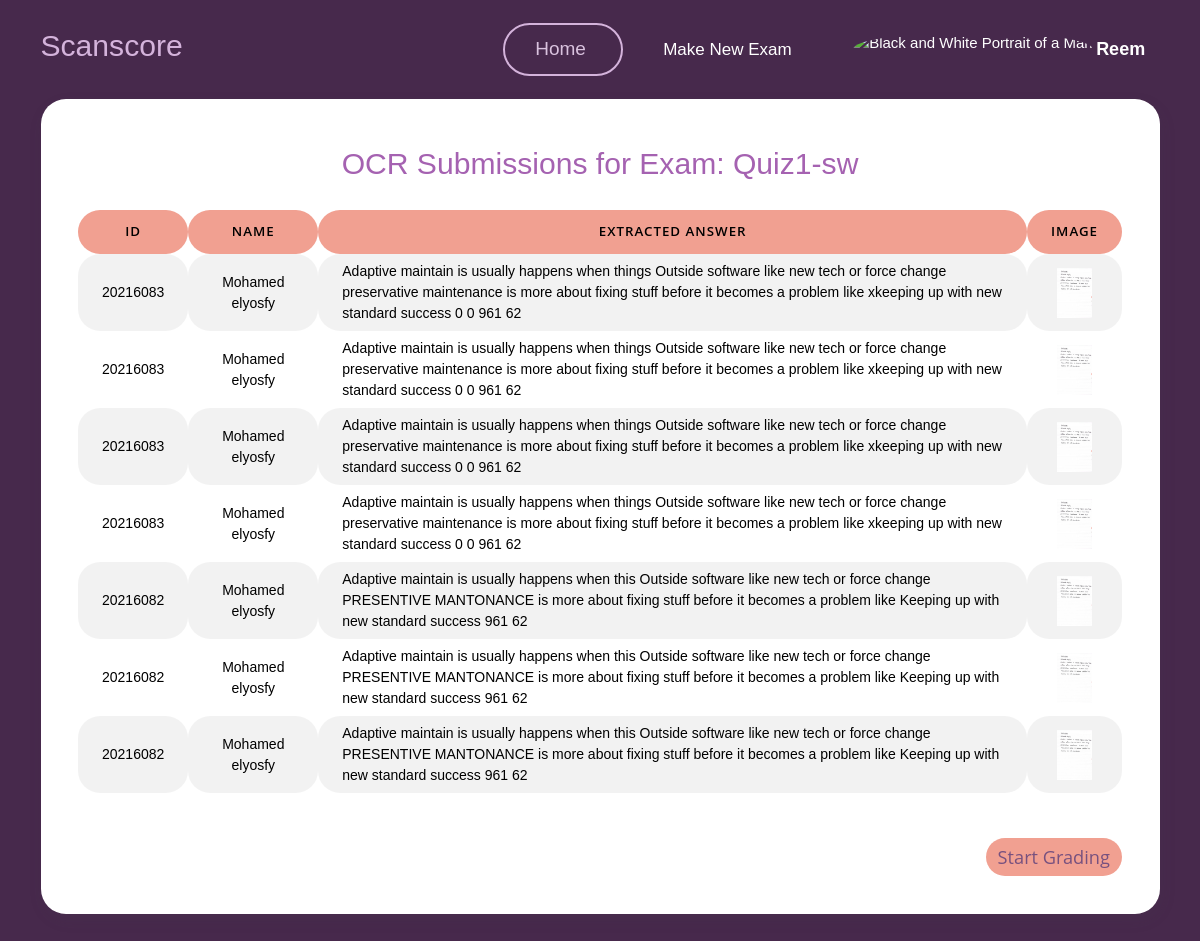
The app's page /teacher/exam/23/view_submissions_ocr/ (signed in) with its own data.
### myapp/models.py (models this page shows)
class User(AbstractUser):
    userType = models.CharField(max_length=10, choices=[('teacher', 'Teacher'), ('student', 'Student')])

class Exam(models.Model):
    name = models.CharField(max_length=100)
    teacher = models.ForeignKey(User, on_delete=models.CASCADE)
    question= models.TextField(max_length=10000)
    model_answer = models.TextField(max_length=10000)
    keywordsList = models.TextField(max_length=10000,null=True,blank=True)
    is_active = models.BooleanField(default=False)
    time_created = models.DateTimeField(auto_now_add=True)
    time_updated = models.DateTimeField(auto_now=True)
    ocr_graded = models.BooleanField(default=False)

class ExamSubmissionOCR(models.Model):
    exam = models.ForeignKey(Exam, on_delete=models.CASCADE, related_name='ocr_submissions')
    teacher = models.ForeignKey(User, on_delete=models.CASCADE, related_name='ocr_submissions')
    student_id = models.CharField(max_length=20)
    student_name= models.CharField(max_length=100,default='Anonymous')
    image = models.ImageField(upload_to='ocr_images/')
    extracted_text = models.TextField(blank=True, null=True)
    score = models.DecimalField(max_digits=8, decimal_places=3,default=0.000)
    is_graded = models.BooleanField(default=False)
    time_created = models.DateTimeField(auto_now_add=True)

### myapp/views.py (the view)
# urls.py: path('teacher/exam/<int:exam_id>/view_submissions_ocr/', views.view_submissions_ocr, name='view_submissions_ocr'),
@login_required
def view_submissions_ocr(request, exam_id):
    exam = get_object_or_404(Exam, pk=exam_id)
    submissions = ExamSubmissionOCR.objects.filter(exam=exam)
    return render(request, 'myapp/teacher/view_submissions_ocr.html', {
        'exam': exam,
        'submissions': submissions
    })

### templates/myapp/teacher/view_submissions_ocr.html (shortened to what this page needs)
{% load static %}
<!DOCTYPE html>
<html lang="en">
<head>
    <link href="{% static 'vendor/datatables/dataTables.bootstrap4.min.css' %}" rel="stylesheet">
    <link href="{% static 'vendor/aos/aos.css' %}" rel="stylesheet">
    <link href="{% static 'vendor/bootstrap/css/bootstrap.min.css' %}" rel="stylesheet">
    <link href="{% static 'vendor/bootstrap-icons/bootstrap-icons.css' %}" rel="stylesheet">
    <link href="{% static 'vendor/boxicons/css/boxicons.min.css' %}" rel="stylesheet">
    <link href="{% static 'vendor/glightbox/css/glightbox.min.css' %}" rel="stylesheet">
    <link href="{% static 'vendor/remixicon/remixicon.css' %}" rel="stylesheet">
    <link href="{% static 'vendor/swiper/swiper-bundle.min.css' %}" rel="stylesheet">
    <link href="{% static 'css/style1.css' %}" rel="stylesheet">
    <link href="{% static 'css/main.css' %}" rel="stylesheet">
    <link rel="stylesheet" href="{% static 'assets/css/bootstrap.min.css' %}" />
    <link rel="stylesheet" href="{% static 'assets/css/plugins.min.css' %}" />
    <link rel="stylesheet" href="{% static 'assets/css/kaiadmin.min.css' %}" />
    <link href="{% static 'css/main.css' %}" rel="stylesheet">
</head>
<body style="background: #47294c;">
    <header id="header">
        <div class="container align-items-center justify-content-between">
            <h1 class="me-auto"><a href="{% url 'teacher_dashboard' %}" style="color: #d4b3db;">Scanscore</a></h1>
            <nav id="navbar" class="navbar order-last order-lg-0">
                <ul>
                    <li><a class="nav-link scrollto active Ac" href="{% url 'teacher_dashboard' %}" id="home">Home</a></li>
                    <li><a class="nav-link scrollto" href="{% url 'create_exam' %}" id="makenew">Make New Exam</a></li>
                    <li class="dropdown">
                        <a href="#">
                            <img src="{% static 'img/unknown_user.jpg' %}"
                                class="rounded-circle" height="35" alt="Black and White Portrait of a Man"
                                loading="lazy" />
                            <strong class="d-none d-sm-block ms-1" id="username">{{ user.first_name }}</strong><i
                                class="bi bi-chevron-down"></i>
                        </a>
                    </li>
                </ul>
            </nav>
        </div>
    </header>
        <div class="container">
            <div class="justify-content-center" data-aos="fade-up" data-aos-delay="200">
                <div class="card text-black">
                    <h1 style="text-align: center;margin-top: 2%;color:#a562b1;">OCR Submissions for Exam: {{ exam.name }}</h1>
                    <div class="card-body">
                        <div class="table-responsive">
                            <table id="basic-datatables" class="display table table-striped table-hover" style="border-radius: 22px !important; text-align: center;">
                                <thead>
                                    <tr>
                                        <th style="background-color: #f1a091 !important;border-radius: 22px !important;">ID</th>
                                        <th style="background-color: #f1a091 !important;border-radius: 22px !important;">Name</th>
                                        <th style="background-color: #f1a091 !important;border-radius: 22px !important;">Extracted Answer</th>
                                        <th style="background-color: #f1a091 !important;border-radius: 22px !important;">Image</th>
                                    </tr>
                                </thead>
                                <tbody>
                                    {% for submission in submissions %}
                                    <tr>
                                        <td class="Border">{{ submission.student_id }}</td>
                                        <td class="Border">{{ submission.student_name }}</td>
                                        <td class="Border" style="text-align: left;">{{ submission.extracted_text }}</td>
                                        <td class="Border">
                                            <img src="{{ submission.image.url }}" alt="Student Submission"
                                                style="cursor: pointer; max-width: 200px; max-height: 50px;"
                                                onclick="showModal('{{ submission.image.url }}')">
                                        </td class="Border">
                                    </tr>
                                    {% endfor %}
                                </tbody>
                            </table>
                        </div>
                        <div style="margin-top: 3%; text-align: right;">
                            {% if submissions %}
                            <form action="{% url 'view_grades_ocr' exam.id %}" method="post">
                                <button type="submit" class="btn btn-success">Start Grading</button>
                            </form>
                            {% endif %}
                        </div>
                    </div>
                </div>
            </div>
        </div>
</body>
</html>

### Scanscore/static/css/style1.css (style rules this page uses)
body { font-family: "Open Sans", sans-serif; color: #444444; }
a { color: #d9c2de; text-decoration: none; }
h1, h2, h3, h4, h5, h6 { font-family: "Jost", sans-serif; }
#header { transition: all 0.5s; z-index: 997; padding: 15px 0; }
.navbar { padding: 0; }
.navbar ul { margin: 0; padding: 0; display: flex; list-style: none; align-items: center; }
.navbar li { position: relative; }
.navbar a, .navbar a:focus { display: flex; align-items: center; justify-content: space-between; padding: 10px 0 10px 30px; font-size: 15px; font-weight: 500; color: #fff; white-space: nowrap; transition: 0.3s; }
.navbar a i, .navbar a:focus i { font-size: 12px; line-height: 0; margin-left: 5px; }
.navbar a:hover, .navbar .active, .navbar .active:focus, .navbar li:hover>a { color: #47b2e4; }

### Scanscore/static/css/main.css (style rules this page uses)
#home { color: #d9c2de; width: 120px; border-radius: 50px; font-size: 19px; }
#makenew { font-size: 17px; width: 190px; margin-left: 10px; }
#header { background-color: transparent; }
#header .container { display: flex; justify-content: center; align-items: center; height: 100%; }
#username { font-size: 18px; }
:root { --default-font: "Open Sans", system-ui, -apple-system, "Segoe UI", Roboto, "Helvetica Neue", Arial, "Noto Sans", "Liberation Sans", sans-serif, "Apple Color Emoji", "Segoe UI Emoji", "Segoe UI Symbol", "Noto Color Emoji"; --heading-font: "Jost", sans-serif; --nav-font: "Poppins", sans-serif; }
:root { --background-color: #ffffff; --background-color-rgb: 255, 255, 255; --default-color: #444444; --default-color-rgb: 68, 68, 68; --heading-color: #47294c; --heading-color-rgb: 55, 81, 126; --accent-color: #9e69a9; --accent-color-rgb: 71, 178, 228; --contrast-color: #ffffff; --contrast-color-rgb: 255, 255, 255; }
:root { --nav-color: #ffffff; --nav-hover-color: #47294c; --nav-dropdown-color: #444444; --nav-dropdown-hover-color: #47294c; --nav-dropdown-background-color: #ffffff; }
:root { scroll-behavior: smooth; }
body { color: var(--default-color); background-color: var(--background-color); font-family: var(--default-font); }
a { color: #9e69a9; text-decoration: none; transition: 0.3s; }
h1, h2, h3, h4, h5, h6 { color: var(--heading-color); font-family: var(--heading-font); }

### templates/myapp/teacher/view_submissions_ocr.html (style rules this page uses)
#header { background-color: transparent; }
#header .container { display: flex; justify-content: center; align-items: center; height: 100%; }
.card { padding: 20px; border-radius: 25px; }
.btn { display: inline-block; padding: 6px 12px; margin-bottom: 0; font-size: 14px; font-weight: 400; line-height: 1.42857143; text-align: center; white-space: nowrap; vertical-align: middle; cursor: pointer; border: none; border-radius: 22px; }
.btn-success { color: #77517f; background-color: #f1a091 !important; border-color: #f1a091; font-size: 130%; padding-top: 6px; padding-bottom: 6px; }
.Border { border-radius: 22px !important; }
.table>tbody>tr>td { padding-top: 7px !important; padding-bottom: 7px !important; }
.Ac { border: 2px solid #d4b3db !important; }

### records on screen
User: first_name "Reem"
Exam: name "Quiz1-sw"
ExamSubmissionOCR: student_id "20216083", student_name "Mohamed elyosfy", extracted_text "Adaptive maintain is usually happens when things Outside software like new tech or force change preservative maintenance is more about fixing stuff before it becomes a problem like xkeeping up with new standard success 0 0 961 62", image (picture)
ExamSubmissionOCR: student_id "20216083", student_name "Mohamed elyosfy", extracted_text "Adaptive maintain is usually happens when things Outside software like new tech or force change preservative maintenance is more about fixing stuff before it becomes a problem like xkeeping up with new standard success 0 0 961 62", image (picture)
ExamSubmissionOCR: student_id "20216083", student_name "Mohamed elyosfy", extracted_text "Adaptive maintain is usually happens when things Outside software like new tech or force change preservative maintenance is more about fixing stuff before it becomes a problem like xkeeping up with new standard success 0 0 961 62", image (picture)
ExamSubmissionOCR: student_id "20216083", student_name "Mohamed elyosfy", extracted_text "Adaptive maintain is usually happens when things Outside software like new tech or force change preservative maintenance is more about fixing stuff before it becomes a problem like xkeeping up with new standard success 0 0 961 62", image (picture)
ExamSubmissionOCR: student_id "20216082", student_name "Mohamed elyosfy", extracted_text "Adaptive maintain is usually happens when this Outside software like new tech or force change PRESENTIVE MANTONANCE is more about fixing stuff before it becomes a problem like Keeping up with new standard success 961 62", image (picture)
ExamSubmissionOCR: student_id "20216082", student_name "Mohamed elyosfy", extracted_text "Adaptive maintain is usually happens when this Outside software like new tech or force change PRESENTIVE MANTONANCE is more about fixing stuff before it becomes a problem like Keeping up with new standard success 961 62", image (picture)
ExamSubmissionOCR: student_id "20216082", student_name "Mohamed elyosfy", extracted_text "Adaptive maintain is usually happens when this Outside software like new tech or force change PRESENTIVE MANTONANCE is more about fixing stuff before it becomes a problem like Keeping up with new standard success 961 62", image (picture)
